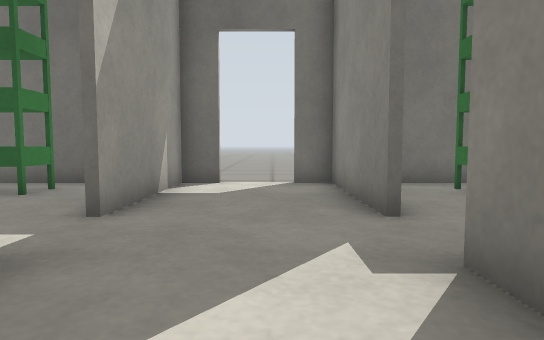
view 1 (above)

17 first-person views from a walk through a world built for the Gazebo simulator. The camera is 0.5 m above the floor, tilts 4° down and sees 75° across. The floor is counted in squares, 0.5 m on a side. Each view is taken from the middle of a square. On the plan, view 1 faces up. The plan holds only what a view shows up to about 13 squares ahead; the rest is blank. The place goes on beyond the plan.

view 2
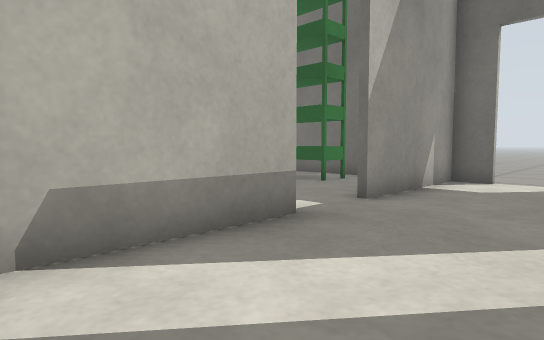

view 3
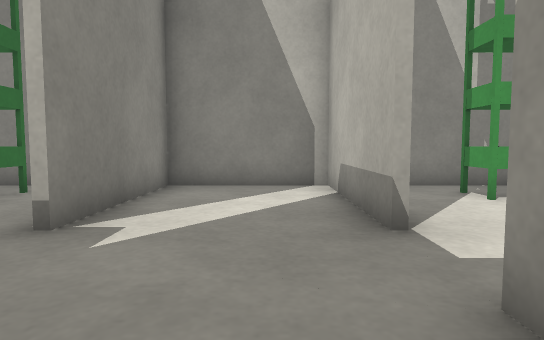

view 4
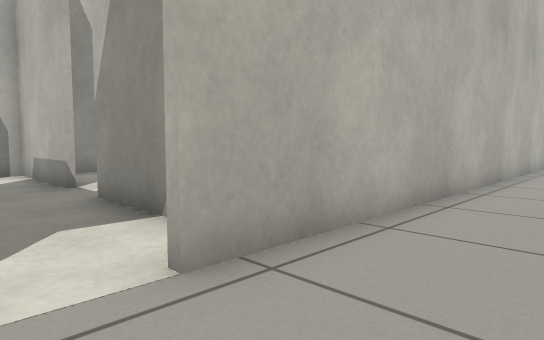

view 5
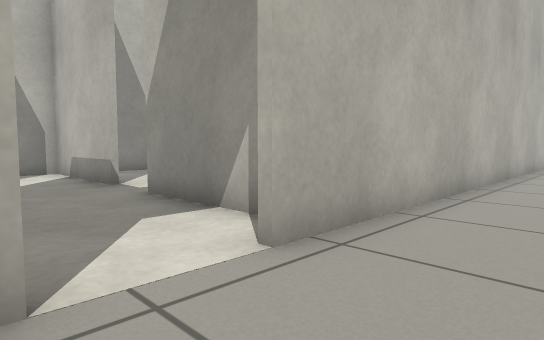

view 6
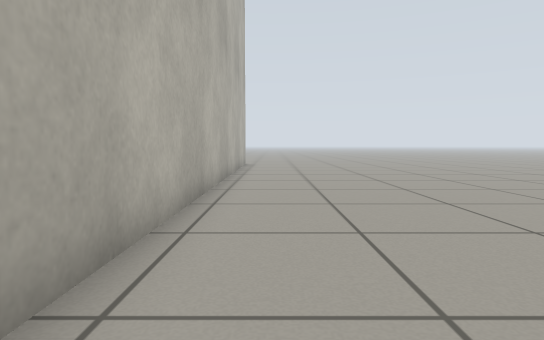

view 7
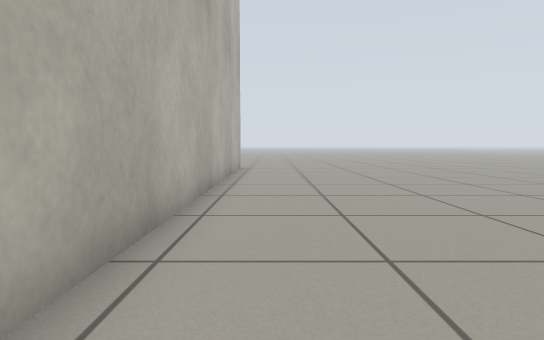

view 8
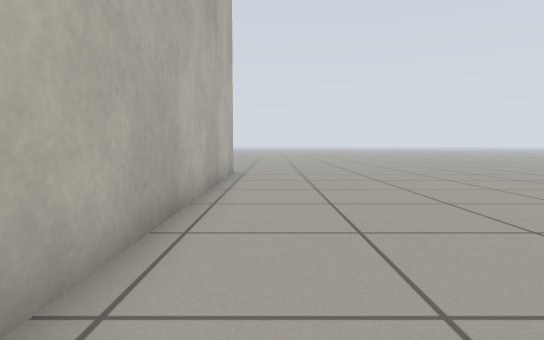

view 9
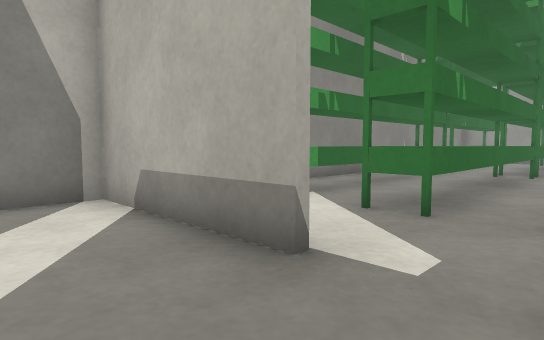

view 10
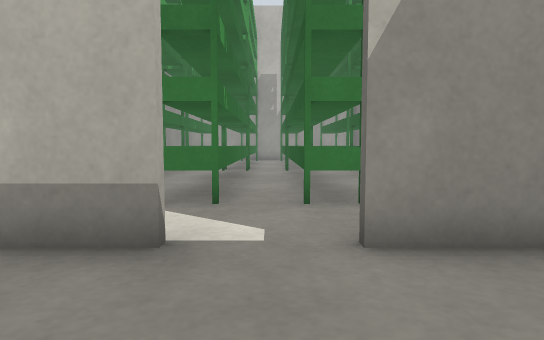

view 11
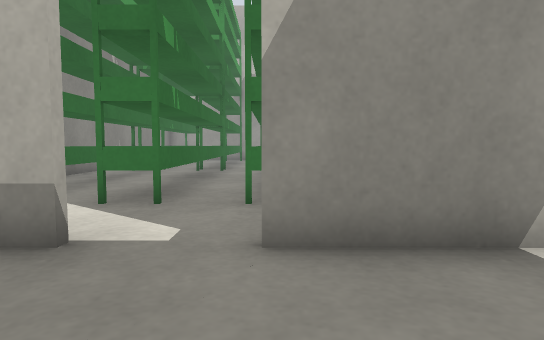

view 12
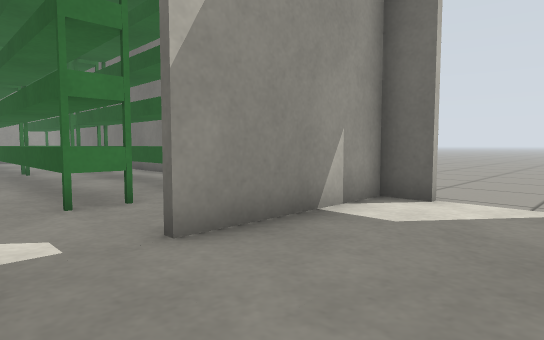

view 13
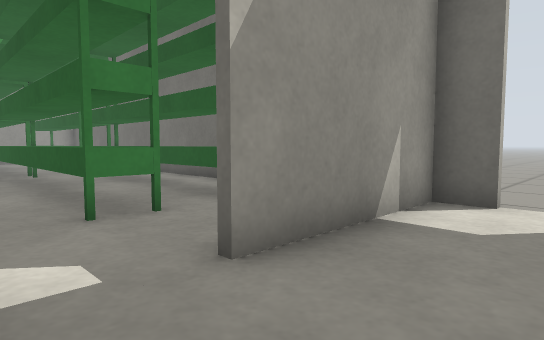

view 14
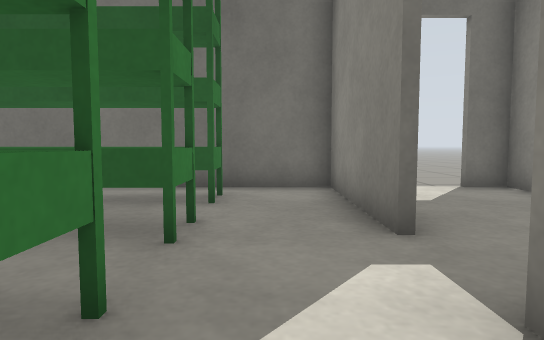

view 15
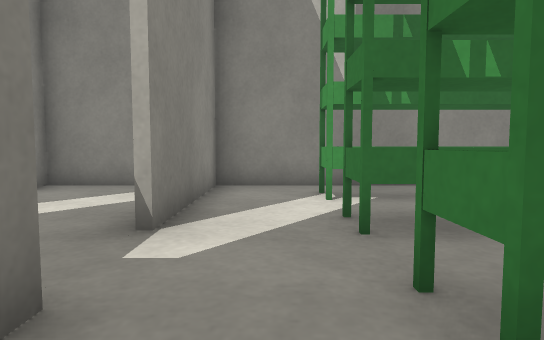

view 16
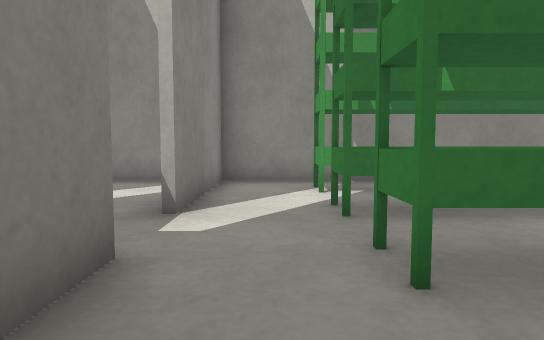

view 17
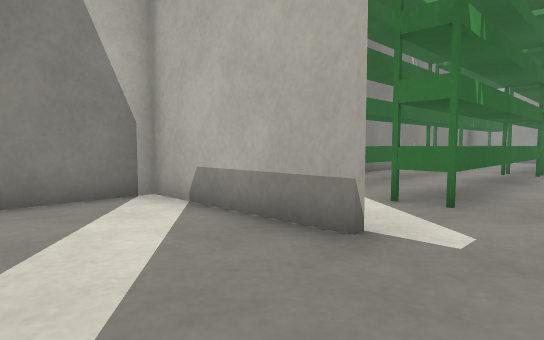

### Floor plan
Key: @ floor where view 1 was taken; # wall or solid block; . floor; T thing the floor can be seen under or through.
Columns run from 23 left of view 1 to 2 right of it. Each row starts with its distance up from view 1.
 12 .................. ......
 11 .........................
 10 .#####################..##
  9 ##               ## ##..##
  8                   #.##...#
  7                   #.##...#
  6                   #.##...#
  5          ##########.##...#
  4            ...............
  3         #########TT.##...#
  2                   T.##...#
  1                    .##...#
  0          ###TTTTTTT.##.@.#
 -1            .........##...#
 -2            ###############

Where each view was taken, in squares from view 1:
view 1: 0 up, 0 right, facing up
view 2: 1 down, 1 right, facing up-left
view 3: 7 up, 1 left, facing down
view 4: 12 up, 0 right, facing down-left
view 5: 12 up, 1 right, facing down-left
view 6: 11 up, 4 left, facing left
view 7: 11 up, 7 left, facing left
view 8: 11 up, 10 left, facing left
view 9: 5 up, 0 right, facing down-left
view 10: 4 up, 1 right, facing left
view 11: 5 up, 1 right, facing left
view 12: 3 up, 1 right, facing up-left
view 13: 3 up, 0 right, facing up-left
view 14: 1 up, 4 left, facing up
view 15: 7 up, 4 left, facing down
view 16: 8 up, 4 left, facing down
view 17: 5 up, 1 right, facing down-left
